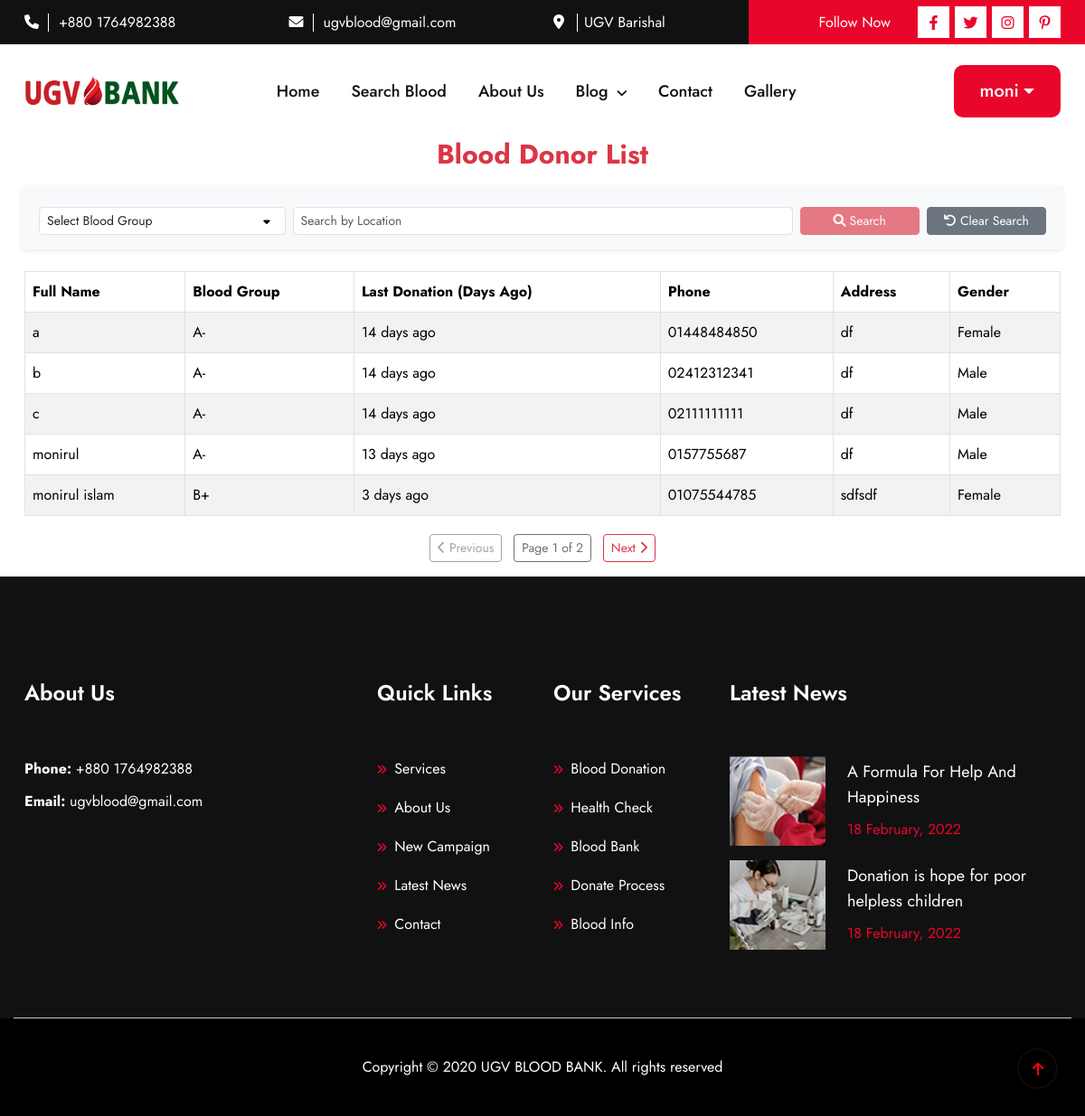
The page /donors/ (signed in) on the database its author committed.
### blood/models.py (models this page shows, shortened)
class DonorProfile(models.Model):
    BLOOD_GROUP_CHOICES = [
        ('A+', 'A+'), ('A-', 'A-'),
        ('B+', 'B+'), ('B-', 'B-'),
        ('AB+', 'AB+'), ('AB-', 'AB-'),
        ('O+', 'O+'), ('O-', 'O-')
    ]
    GENDER_CHOICES = [
        ('M', 'Male'),
        ('F', 'Female'),
        ('O', 'Other'),
    ]
    user = models.OneToOneField(User, on_delete=models.CASCADE)
    full_name = models.CharField(max_length=80)
    profile_picture = models.ImageField(upload_to='profile_pics/', blank=True, null=True)
    blood_group = models.CharField(max_length=3, choices=BLOOD_GROUP_CHOICES)
    gender = models.CharField(max_length=1, choices=GENDER_CHOICES)  # New field for gender
    date_of_birth = models.DateField()
    phone_number = models.CharField(
        max_length=11,
        validators=[RegexValidator(regex=r'^\+?1?\d{9,15}$')]
    )
    present_address = models.TextField(max_length=400)
    permanent_address = models.TextField(max_length=400, blank=True, null=True)
    last_donation_date = models.DateField(blank=True, null=True)
    availability = models.BooleanField(default=True)  # To indicate if they are available for donation

### blood/views.py (the view)
# urls.py: path('donors/', donor_list, name='donor_list'),
def donor_list(request):
    blood_group = request.GET.get('blood_group', '')
    location = request.GET.get('location', '')
    donors = DonorProfile.objects.all()
    if blood_group:
        donors = donors.filter(blood_group=blood_group)
    if location:
        donors = donors.filter(present_address__icontains=location)
    donors = donors.order_by('full_name')
    for donor in donors:
        if donor.last_donation_date:
            today = datetime.now().date()
            donor.days_since_last_donation = (today - donor.last_donation_date).days
        else:
            donor.days_since_last_donation = None
    paginator = Paginator(donors, 5)  # Show 5 donors per page
    page = request.GET.get('page')
    donors = paginator.get_page(page)
    context = {
        'donors': donors,
        'blood_groups': DonorProfile.BLOOD_GROUP_CHOICES,
        'is_search': bool(blood_group or location),
    }
    return render(request, 'donor_list.html', context)

### templates/donor_list.html (shortened to what this page needs)
{% extends "base.html" %}
{% block content %}
<div class="container">
    <h4 class="text-center text-danger mb-4">Blood Donor List</h4>
    <form method="get" class="row g-2 mb-4 p-3 bg-light rounded shadow-sm">
        <div class="col-md-3">
            <select name="blood_group" class="form-select form-select-sm">
                <option value="">Select Blood Group</option>
            </select>
        </div>
        <div class="col-md-6">
            <input type="text" name="location" class="form-control form-control-sm" id="location-input" placeholder="Search by Location"
                   value="{{ request.GET.location }}">
        </div>
        <div class="col-md-3 d-flex justify-content-between align-items-center">
            <button type="submit" id="search-button" class="btn btn-danger btn-sm w-50 me-2" disabled>
                <i class="fas fa-search"></i> Search
            </button>
            <a href="{% url 'donor_list' %}" class="btn btn-secondary btn-sm w-50">
                <i class="fas fa-undo"></i> Clear Search
            </a>
        </div>
    </form>
    <div class="table-responsive">
        <table class="table table-striped table-bordered">
            <thead style="background-color: #dc3545; color: white;">
                <tr>
                    <th>Full Name</th>
                    <th>Blood Group</th>
                    <th>Last Donation (Days Ago)</th>
                    <th>Phone</th>
                    <th>Address</th>
                    <th>Gender</th>
                </tr>
            </thead>
            <tbody>
                {% for donor in donors %}
                <tr>
                    <td>{{ donor.full_name }}</td>
                    <td>{{ donor.blood_group }}</td>
                    <td>
                        {% if donor.days_since_last_donation %}
                            {{ donor.days_since_last_donation }} days ago
                        {% else %}
                            Never donated
                        {% endif %}
                    </td>
                    <td>{{ donor.phone_number }}</td>
                    <td>{{ donor.present_address }}</td>
                    <td>{{ donor.get_gender_display }}</td>
                </tr>
                {% empty %}
                <tr>
                    <td colspan="6" class="text-center text-danger">
                        <i class="fas fa-tint"></i> No donors found
                    </td>
                </tr>
                {% endfor %}
            </tbody>
        </table>
    </div>
   {% if donors.paginator.num_pages > 1 %}
   <nav aria-label="Page navigation" class="text-center mt-1 mb-3">
       {% if donors.has_previous %}
       <a class="btn btn-sm btn-outline-danger me-2" href="?page={{ donors.previous_page_number }}&blood_group={{ request.GET.blood_group }}&location={{ request.GET.location }}">
           <i class="fas fa-chevron-left"></i> Previous
       </a>
       {% else %}
       <button class="btn btn-sm btn-outline-secondary me-2" disabled>
           <i class="fas fa-chevron-left"></i> Previous
       </button>
       {% endif %}
       <span class="btn btn-sm btn-outline-dark disabled">
           Page {{ donors.number }} of {{ donors.paginator.num_pages }}
       </span>
       {% if donors.has_next %}
       <a class="btn btn-sm btn-outline-danger ms-2" href="?page={{ donors.next_page_number }}&blood_group={{ request.GET.blood_group }}&location={{ request.GET.location }}">
           Next <i class="fas fa-chevron-right"></i>
       </a>
       {% else %}
       <button class="btn btn-sm btn-outline-secondary ms-2" disabled>
           Next <i class="fas fa-chevron-right"></i>
       </button>
       {% endif %}
   </nav>
   {% endif %}
</div>
{% endblock %}

### templates/header.html (shortened to what this page needs)
{% load static %}
  <header>
    <div class="header_top d-none d-lg-block d-xl-block d-xxl-block">
      <div class="container">
        <div class="row">
          <div class="col-xl-3 col-lg-3">
            <div class="header_top_content">
              <span><i class="fa-solid fa-phone"></i></span>
              <a href="tel:01977259912">+880 1764982388</a>
            </div>
          </div>
          <div class="col-xl-3 col-lg-3">
            <div class="header_top_content">
              <span><i class="fa-solid fa-envelope"></i></span>
              <a href="mailto:ugvblood@gmail.com">ugvblood@gmail.com</a>
            </div>
          </div>
          <div class="col-xl-3 col-lg-3">
            <div class="header_top_content">
              <span><i class="fa-solid fa-location-dot"></i></span>
              <a href="#">UGV Barishal</a>
            </div>
          </div>
          <div class="col-xl-3 col-lg-3">
            <div class="header_top_social">
              <p>Follow Now</p>
              <ul class="d-flex">
                <li><a href="#"><i class="fa-brands fa-facebook-f"></i></a></li>
                <li><a href="#"><i class="fa-brands fa-twitter"></i></a></li>
                <li><a href="#"><i class="fa-brands fa-instagram"></i></a></li>
                <li><a href="#"><i class="fa-brands fa-pinterest-p"></i></a></li>
              </ul>
            </div>
          </div>
        </div>
      </div>
    </div>
    <div class="header_bottom header_bottom2">
      <div class="container">
        <div class="row align-items-center position-relative">
          <div class="col-xl-2 col-lg-2 col-md-4 col-6">
            <div class="header_logo">
              <a href="{% url 'home' %}"><img  src="{% static 'assets/logo/logo.png' %}" alt="images not founds" class="img-fluid"></a>
            </div>
          </div>
          <div class="col-xl-7 col-lg-8 d-none d-xxl-block d-xl-block">
            <ul class="main_menu">
              <li><a href="{% url 'home' %}">Home</a></li>
              <li><a href="{% url 'donor_list' %}">Search Blood</a></li>
              <li><a href="about.html">About Us</a></li>
              <li class="position-relative">
                <a href="javascript:void(0)">Blog <i class="fa-solid fa-angle-down"></i></a>
              </li>
              <li><a href="contact.html">Contact</a></li>
              <li><a href="contact.html">Gallery</a></li>
            </ul>
          </div>
          <div class="col-xl-3 col-lg-2 d-none d-xxl-block d-xl-block">
            <div class="header_search_menu d-flex">
                {% if request.user.is_authenticated %}
                    <div class="dropdown">
                        <button class="btn red_btn get_code dropdown-toggle" type="button" id="userDropdown" data-bs-toggle="dropdown" aria-expanded="false">
                            {{ request.user.username }}
                        </button>
                    </div>
                {% else %}
                    <div>
                        <a href="{% url 'login' %}" class="red_btn get_code">Account</a>
                    </div>
                {% endif %}
            </div>
        </div>
        </div>
      </div>
    </div>
  </header>

### blood/static/assets/css/fancybox.css (style rules this page uses)
:root { --f-spinner-width: 36px;--f-spinner-height: 36px;--f-spinner-color-1: rgba(0, 0, 0, 0.1);--f-spinner-color-2: rgba(17, 24, 28, 0.8);--f-spinner-stroke: 2.75 }
:root { --f-button-width: 40px;--f-button-height: 40px;--f-button-border: 0;--f-button-border-radius: 0;--f-button-color: #374151;--f-button-bg: #f8f8f8;--f-button-hover-bg: #e0e0e0;--f-button-active-bg: #d0d0d0;--f-button-shadow: none;--f-button-transition: all 0.15s ease;--f-button-transform: none;--f-button-svg-width: 20px;--f-button-svg-height: 20px;--f-button-svg-stroke-width: 1.5;--f-button-svg-fill: none;--f-button-svg-filter: none;--f-button-svg-disabled-opacity: 0.65 }

### rows shown on the page
DonorProfile: full_name "a", blood_group "A-", days_since_last_donation "14", phone_number "01448484850", present_address "df", gender "Female"
DonorProfile: full_name "b", blood_group "A-", days_since_last_donation "14", phone_number "02412312341", present_address "df", gender "Male"
DonorProfile: full_name "c", blood_group "A-", days_since_last_donation "14", phone_number "02111111111", present_address "df", gender "Male"
DonorProfile: full_name "monirul", blood_group "A-", days_since_last_donation "13", phone_number "0157755687", present_address "df", gender "Male"
DonorProfile: full_name "monirul islam", blood_group "B+", days_since_last_donation "3", phone_number "01075544785", present_address "sdfsdf", gender "Female"

### other values the page prints
{{ request.user.username }} "moni"
{{ donors.number }} "1"
{{ donors.paginator.num_pages }} "2"
